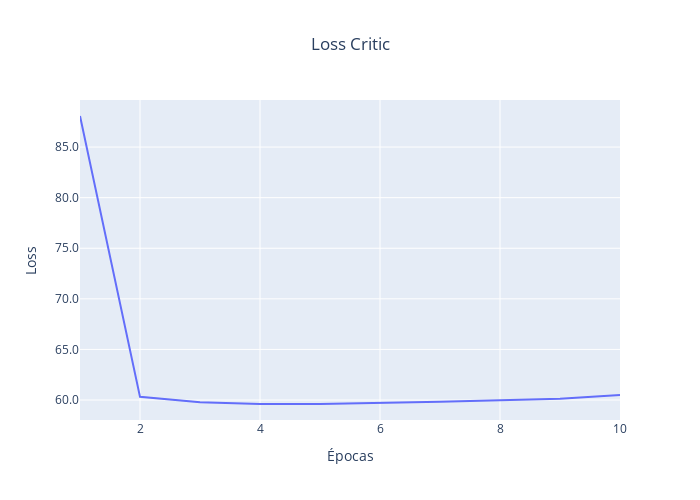
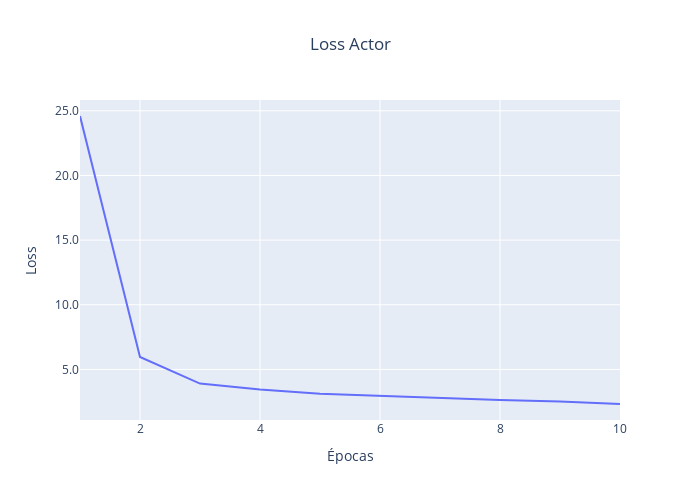

Write notebook code for charts like these, in order.
### Code cell
# Métricas que queremos graficar
metrics_to_plot = list(data_train[0][1].keys())

# Crear un gráfico de líneas para cada métr
for metric in metrics_to_plot:

    if metric in [ 'critic_loss',
 'actor_loss',]:
        
        x = [entry[0] for entry in data_train]
        y = [entry[1][metric] for entry in data_train]

        dic_title={'critic_loss':"Loss Critic",'actor_loss':"Loss Actor"}
        fig = go.Figure()
        fig.add_trace(go.Scatter(x=x, y=y,
                    mode='lines',
                    name='lines'))
        fig.update_layout(height=500, width=700,title=f'{dic_title[metric]}')

        #fig.update_traces(line_color="#01515F")
        fig.update_layout(yaxis=dict(tickformat=".1f"), #plot_bgcolor="white",
                          )

        fig.update_layout(title_x=0.5,
        xaxis_title="Épocas",
        yaxis_title="Loss"
    )
        fig.show()

### Figure 1 — Plotly figure (JSON) as saved in the notebook; plotly's stock layout.template omitted (floating-point values rounded to 4 significant figures)
{"data": [{"mode": "lines", "name": "lines", "type": "scatter", "x": [1, 2, 3, 4, 5, 6, 7, 8, 9, 10], "y": [88.07, 60.31, 59.79, 59.61, 59.61, 59.69, 59.82, 59.98, 60.12, 60.49]}], "layout": {"height": 500, "title": {"text": "Loss Critic", "x": 0.5}, "width": 700, "xaxis": {"title": {"text": "Épocas"}}, "yaxis": {"tickformat": ".1f", "title": {"text": "Loss"}}}}

### Figure 2 — Plotly figure (JSON) as saved in the notebook; plotly's stock layout.template omitted (floating-point values rounded to 4 significant figures)
{"data": [{"mode": "lines", "name": "lines", "type": "scatter", "x": [1, 2, 3, 4, 5, 6, 7, 8, 9, 10], "y": [24.6, 5.964, 3.907, 3.442, 3.127, 2.949, 2.78, 2.644, 2.518, 2.327]}], "layout": {"height": 500, "title": {"text": "Loss Actor", "x": 0.5}, "width": 700, "xaxis": {"title": {"text": "Épocas"}}, "yaxis": {"tickformat": ".1f", "title": {"text": "Loss"}}}}
